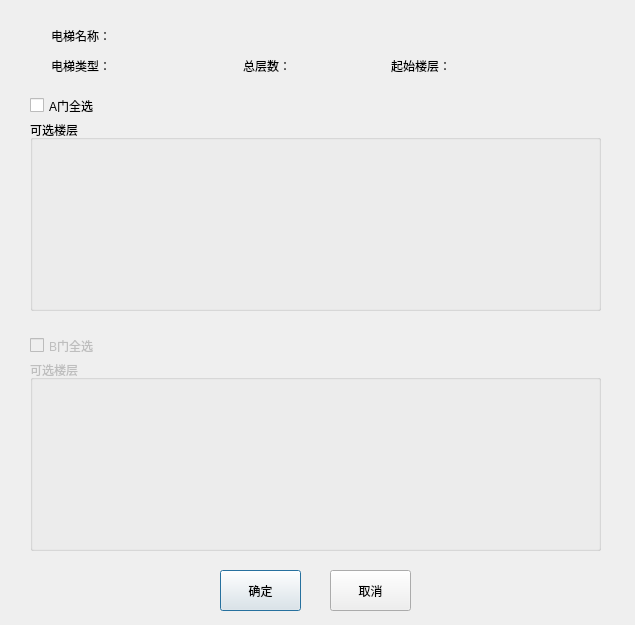
<?xml version="1.0" encoding="UTF-8"?>
<ui version="4.0">
 <class>SelectFloorDlg</class>
 <widget class="QDialog" name="SelectFloorDlg">
  <property name="geometry">
   <rect>
    <x>0</x>
    <y>0</y>
    <width>635</width>
    <height>625</height>
   </rect>
  </property>
  <property name="windowTitle">
   <string>楼层选择</string>
  </property>
  <widget class="QLabel" name="label_2">
   <property name="geometry">
    <rect>
     <x>30</x>
     <y>20</y>
     <width>81</width>
     <height>31</height>
    </rect>
   </property>
   <property name="text">
    <string>电梯名称：</string>
   </property>
   <property name="alignment">
    <set>Qt::AlignRight|Qt::AlignTrailing|Qt::AlignVCenter</set>
   </property>
  </widget>
  <widget class="QLabel" name="label_3">
   <property name="geometry">
    <rect>
     <x>30</x>
     <y>50</y>
     <width>81</width>
     <height>31</height>
    </rect>
   </property>
   <property name="text">
    <string>电梯类型：</string>
   </property>
   <property name="alignment">
    <set>Qt::AlignRight|Qt::AlignTrailing|Qt::AlignVCenter</set>
   </property>
  </widget>
  <widget class="QLabel" name="label_4">
   <property name="geometry">
    <rect>
     <x>210</x>
     <y>50</y>
     <width>81</width>
     <height>31</height>
    </rect>
   </property>
   <property name="text">
    <string>总层数：</string>
   </property>
   <property name="alignment">
    <set>Qt::AlignRight|Qt::AlignTrailing|Qt::AlignVCenter</set>
   </property>
  </widget>
  <widget class="QLabel" name="labelLiftName">
   <property name="geometry">
    <rect>
     <x>110</x>
     <y>20</y>
     <width>91</width>
     <height>31</height>
    </rect>
   </property>
   <property name="text">
    <string/>
   </property>
   <property name="alignment">
    <set>Qt::AlignLeading|Qt::AlignLeft|Qt::AlignVCenter</set>
   </property>
  </widget>
  <widget class="QLabel" name="labelLiftType">
   <property name="geometry">
    <rect>
     <x>110</x>
     <y>50</y>
     <width>91</width>
     <height>31</height>
    </rect>
   </property>
   <property name="text">
    <string/>
   </property>
   <property name="alignment">
    <set>Qt::AlignLeading|Qt::AlignLeft|Qt::AlignVCenter</set>
   </property>
  </widget>
  <widget class="QLabel" name="labelTotalFloorNum">
   <property name="geometry">
    <rect>
     <x>290</x>
     <y>50</y>
     <width>81</width>
     <height>31</height>
    </rect>
   </property>
   <property name="text">
    <string/>
   </property>
   <property name="alignment">
    <set>Qt::AlignLeading|Qt::AlignLeft|Qt::AlignVCenter</set>
   </property>
  </widget>
  <widget class="QLabel" name="label_8">
   <property name="geometry">
    <rect>
     <x>370</x>
     <y>50</y>
     <width>81</width>
     <height>31</height>
    </rect>
   </property>
   <property name="text">
    <string>起始楼层：</string>
   </property>
   <property name="alignment">
    <set>Qt::AlignRight|Qt::AlignTrailing|Qt::AlignVCenter</set>
   </property>
  </widget>
  <widget class="QLabel" name="labelStartFloor">
   <property name="geometry">
    <rect>
     <x>450</x>
     <y>50</y>
     <width>81</width>
     <height>31</height>
    </rect>
   </property>
   <property name="text">
    <string/>
   </property>
   <property name="alignment">
    <set>Qt::AlignLeading|Qt::AlignLeft|Qt::AlignVCenter</set>
   </property>
  </widget>
  <widget class="QCheckBox" name="checkBoxSelectAllA">
   <property name="geometry">
    <rect>
     <x>30</x>
     <y>90</y>
     <width>81</width>
     <height>31</height>
    </rect>
   </property>
   <property name="text">
    <string>A门全选</string>
   </property>
  </widget>
  <widget class="QGroupBox" name="groupBoxFloorsA">
   <property name="geometry">
    <rect>
     <x>30</x>
     <y>120</y>
     <width>571</width>
     <height>191</height>
    </rect>
   </property>
   <property name="title">
    <string>可选楼层</string>
   </property>
  </widget>
  <widget class="QGroupBox" name="groupBoxFloorsB">
   <property name="enabled">
    <bool>false</bool>
   </property>
   <property name="geometry">
    <rect>
     <x>30</x>
     <y>360</y>
     <width>571</width>
     <height>191</height>
    </rect>
   </property>
   <property name="title">
    <string>可选楼层</string>
   </property>
  </widget>
  <widget class="QCheckBox" name="checkBoxSelectAllB">
   <property name="enabled">
    <bool>false</bool>
   </property>
   <property name="geometry">
    <rect>
     <x>30</x>
     <y>330</y>
     <width>81</width>
     <height>31</height>
    </rect>
   </property>
   <property name="text">
    <string>B门全选</string>
   </property>
   <property name="checkable">
    <bool>true</bool>
   </property>
  </widget>
  <widget class="QPushButton" name="pushBtnCancel">
   <property name="geometry">
    <rect>
     <x>330</x>
     <y>570</y>
     <width>81</width>
     <height>41</height>
    </rect>
   </property>
   <property name="text">
    <string>取消</string>
   </property>
  </widget>
  <widget class="QPushButton" name="pushBtnOK">
   <property name="geometry">
    <rect>
     <x>220</x>
     <y>570</y>
     <width>81</width>
     <height>41</height>
    </rect>
   </property>
   <property name="text">
    <string>确定</string>
   </property>
   <property name="default">
    <bool>true</bool>
   </property>
  </widget>
 </widget>
 <resources/>
 <connections/>
</ui>
